Frame 1 (no input): blank canvas, image omitted
Frame 60 (no input): blank canvas, image omitted
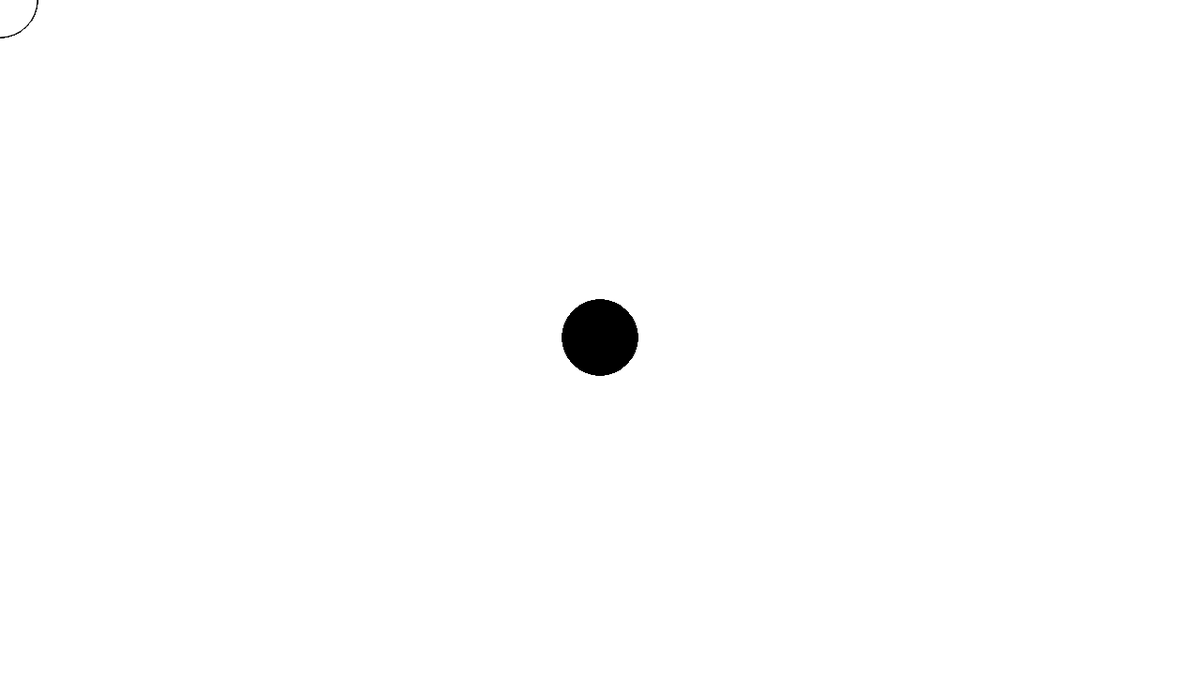
Frame 120 (the mouse pressed at the canvas centre since frame 60)

The p5.js sketch whose frames 1 and 60 were blank and that drew this single picture after the mouse press (run headless with seeded random() and noise() and a simulated clock; from frame 60 on, the mouse is pressed at the canvas centre):

// p5.js sketch
// ── sketch.js
function setup() {
	createCanvas(1280, 720);
}

function draw() {
	if (mouseIsPressed) {
		fill(0);
	} else {
		fill(255);
	}
	ellipse(mouseX, mouseY, 80, 80);
}
